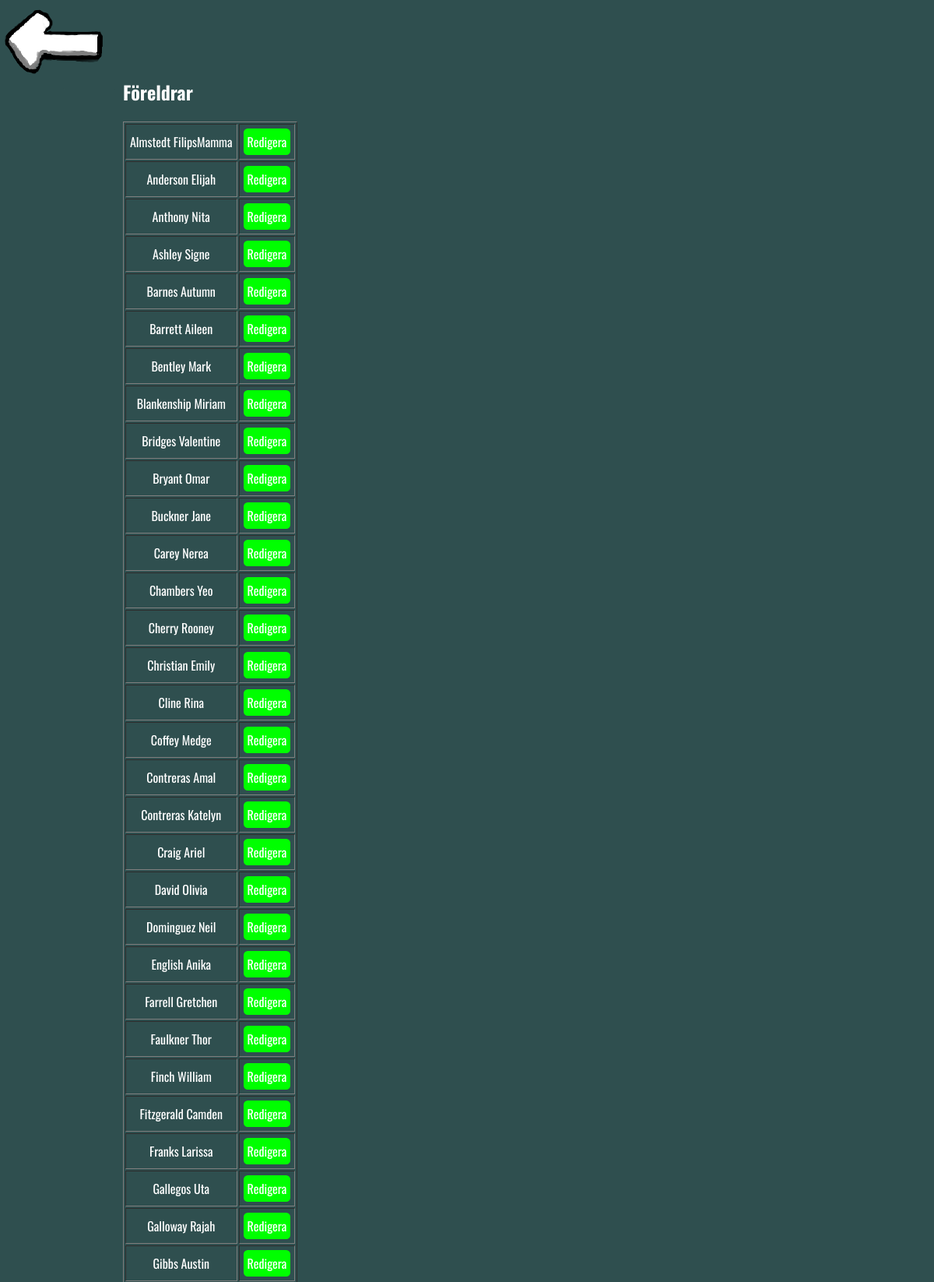
/Php/list_Foreldrar.php (upper part), run on the app's committed database.
### tables this page shows
create table Forelder(
	ID integer not null auto_increment primary key,
	Namn varchar(50),
	Efternamn varchar(50),
	Adress varchar(50),
	Epost varchar(50),
	Telefon integer
);

### Php/list_Foreldrar.php (the view, shortened to what this page needs)
<?php
include 'config.php';
$sql = 'SELECT * from Forelder ORDER by Efternamn';
if($mysqli = connect_db()){
    $result = $mysqli->query($sql);
    print_r($mysqli->error);
}
?>
<!DOCTYPE html>
<html>
<head>
    <link rel="stylesheet" href="style.css">
</head>
<body>
<div id="back"><a href="index.php"><img src="img.png"></a></div>
<div id="block">
<form>
    <table border='solid'>
        <?php
        echo '<h2>Föreldrar</h2>';
        while($row = $result->fetch_array()) {
            echo "
                    <tr>
                        <td> ". $row['Efternamn'] ." ". $row['Namn'] . "</td>
                        <td><a href='UpdateForelder.php?Id=".$row['ID'] . "' class='Btn green'>Redigera</a></td>
                    </tr>";
        }
        ?>
    </table>
</form>
</div>
</body>
</html>

### Php/style.css (style rules this page uses)
body { background-color: darkslategray; color: white; font-family: 'Oswald', sans-serif; }
td { text-align: center; padding: 5px; }
.Btn { display:block; padding: 5px; border-radius: 4pt; }
.green { background-color: lime; }
a { color:white; text-decoration: none; display:block; }
#back { position: absolute; top:0px; left:-15px; }
#block { margin-top: 100px; margin-left: 150px; }

### data on the page
forelder: Efternamn "Almstedt", Namn "FilipsMamma"
forelder: Efternamn "Anderson", Namn "Elijah"
forelder: Efternamn "Anthony", Namn "Nita"
forelder: Efternamn "Ashley", Namn "Signe"
forelder: Efternamn "Barnes", Namn "Autumn"
forelder: Efternamn "Barrett", Namn "Aileen"
forelder: Efternamn "Bentley", Namn "Mark"
forelder: Efternamn "Blankenship", Namn "Miriam"
forelder: Efternamn "Bridges", Namn "Valentine"
forelder: Efternamn "Bryant", Namn "Omar"
forelder: Efternamn "Buckner", Namn "Jane"
forelder: Efternamn "Carey", Namn "Nerea"
forelder: Efternamn "Chambers", Namn "Yeo"
forelder: Efternamn "Cherry", Namn "Rooney"
forelder: Efternamn "Christian", Namn "Emily"
forelder: Efternamn "Cline", Namn "Rina"
forelder: Efternamn "Coffey", Namn "Medge"
forelder: Efternamn "Contreras", Namn "Amal"
forelder: Efternamn "Contreras", Namn "Katelyn"
forelder: Efternamn "Craig", Namn "Ariel"
forelder: Efternamn "David", Namn "Olivia"
forelder: Efternamn "Dominguez", Namn "Neil"
forelder: Efternamn "English", Namn "Anika"
forelder: Efternamn "Farrell", Namn "Gretchen"
forelder: Efternamn "Faulkner", Namn "Thor"
forelder: Efternamn "Finch", Namn "William"
forelder: Efternamn "Fitzgerald", Namn "Camden"
forelder: Efternamn "Franks", Namn "Larissa"
forelder: Efternamn "Gallegos", Namn "Uta"
forelder: Efternamn "Galloway", Namn "Rajah"
forelder: Efternamn "Gibbs", Namn "Austin"
